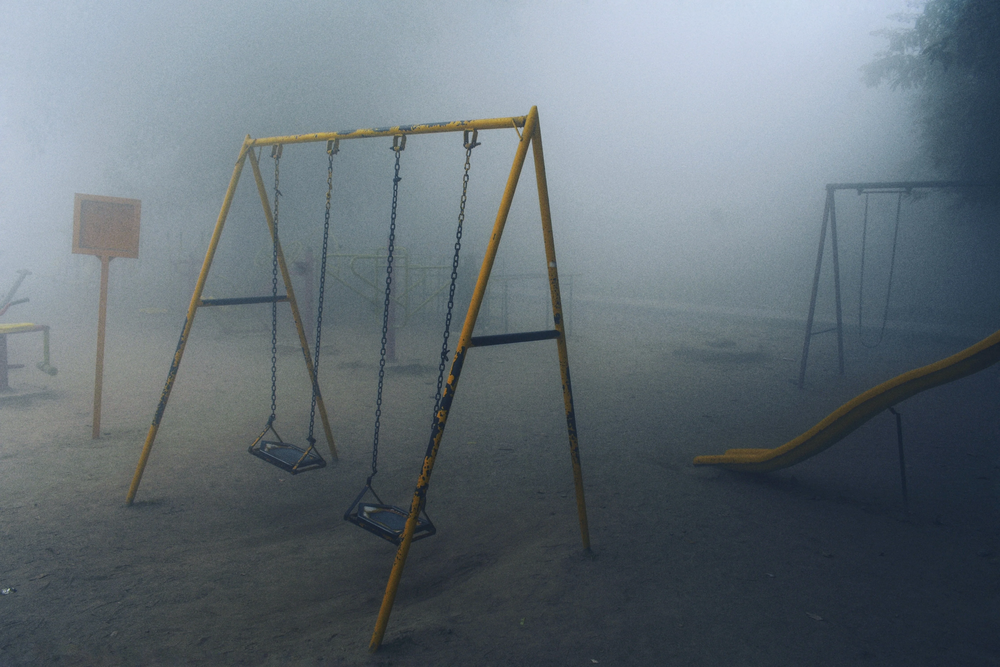
#> input picture P3/Dehazing/Image Dehazing test/Dehaze_Samples/Playground.png, 1000 x 667 px, shrunk from 4496 x 3000 before the run, found by its file name
$ python 'Image Dehazer.py'
#> lines starting #> are read from the running program, lines starting #| are printed output that depends on the picture
import cv2 as cv
import numpy as np

def dark_channel(image, size=15):
    """Compute the dark channel prior of the image."""
    min_channel = np.amin(image, axis=2)
    kernel = cv.getStructuringElement(cv.MORPH_RECT, (size, size))
    dark_channel = cv.erode(min_channel, kernel)
    return dark_channel

def atmospheric_light(image, dark_channel):
    """Estimate the atmospheric light in the image."""
    h, w = image.shape[:2]
    num_pixels = h * w
    num_brightest = int(max(num_pixels * 0.001, 1))

    dark_vec = dark_channel.ravel()
    image_vec = image.reshape(num_pixels, 3)

    indices = np.argsort(dark_vec)[-num_brightest:]
    brightest_pixels = image_vec[indices]

    A = np.mean(brightest_pixels, axis=0)
    return A

def transmission_map(image, A, omega=0.95, size=15):
    """Estimate the transmission map."""
    norm_image = image / A
    dark_channel_norm = dark_channel(norm_image, size)
    transmission = 1 - omega * dark_channel_norm
    return transmission

def recover_image(image, transmission, A, t0=0.1):
    """Recover the scene radiance."""
    transmission = np.maximum(transmission, t0)
    J = (image - A) / transmission[:, :, np.newaxis] + A
    J = np.clip(J, 0, 1)
    return J

def dehaze(image_path):
    """Main function to dehaze an image."""
    image = cv.imread(image_path) / 255.0

    # Split the image into R, G, B channels
    b_channel, g_channel, r_channel = cv.split(image)
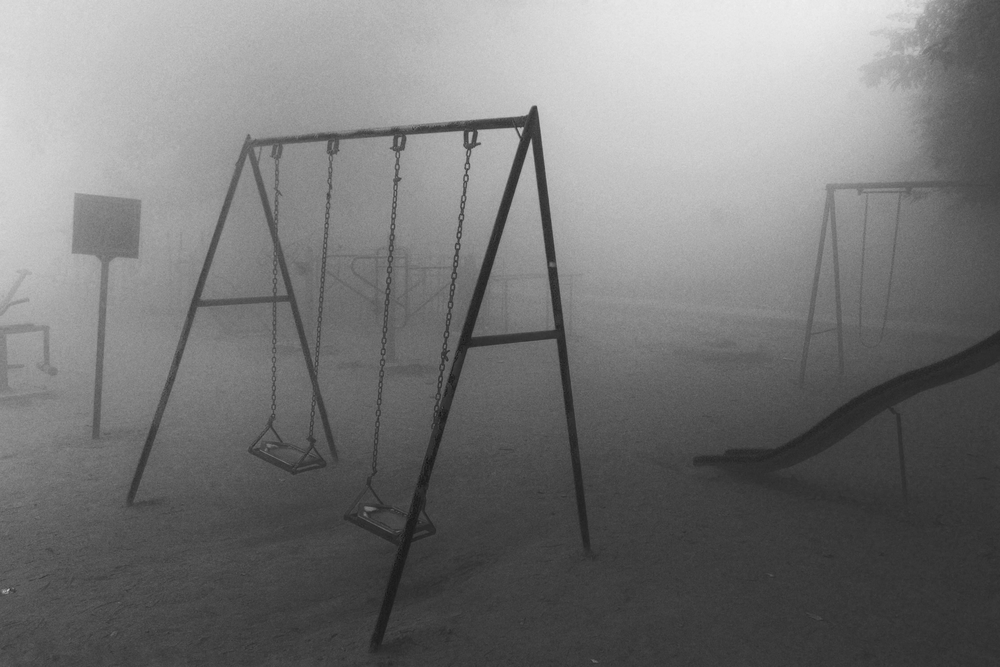
#> b_channel: shape (667, 1000) float64; min 0.0784, max 0.937, mean 0.463
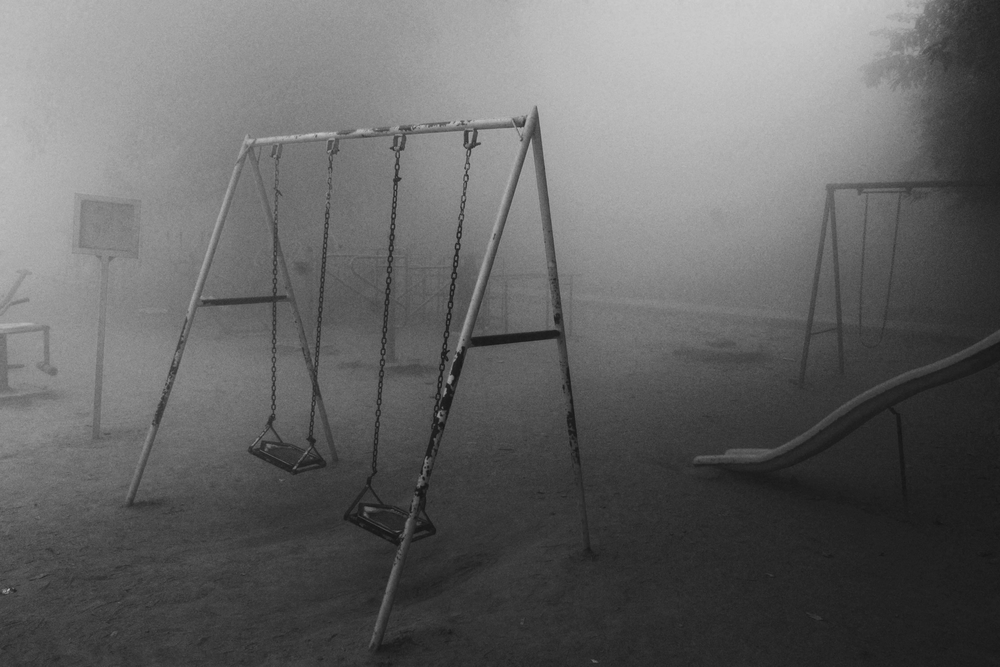
#> r_channel: shape (667, 1000) float64; min 0.0824, max 0.808, mean 0.394

    # Apply dehazing functions on each channel
    dark_r = dark_channel(r_channel)
    dark_g = dark_channel(g_channel)
    dark_b = dark_channel(b_channel)

    A_r = atmospheric_light(r_channel, dark_r)
    A_g = atmospheric_light(g_channel, dark_g)
    A_b = atmospheric_light(b_channel, dark_b)

    transmission_r = transmission_map(r_channel, A_r)
    transmission_g = transmission_map(g_channel, A_g)
    transmission_b = transmission_map(b_channel, A_b)

    dehazed_r = recover_image(r_channel, transmission_r, A_r)
    dehazed_g = recover_image(g_channel, transmission_g, A_g)
    dehazed_b = recover_image(b_channel, transmission_b, A_b)

    # Merge the dehazed channels back into a single image
    dehazed_image = cv.merge((dehazed_b, dehazed_g, dehazed_r))

    return dehazed_image

hazy_image = 'Robotteknologi-3.-semester\P3\Dehazing\Image Dehazing test\Dehaze_Samples\Playground.png'
#> (the run stopped early here; a loop or call above may not have finished)

$ run again, with P3/Dehazing/Image Dehazing test/Dehaze_Samples/city.png copied over P3/Dehazing/Image Dehazing test/Dehaze_Samples/Playground.png
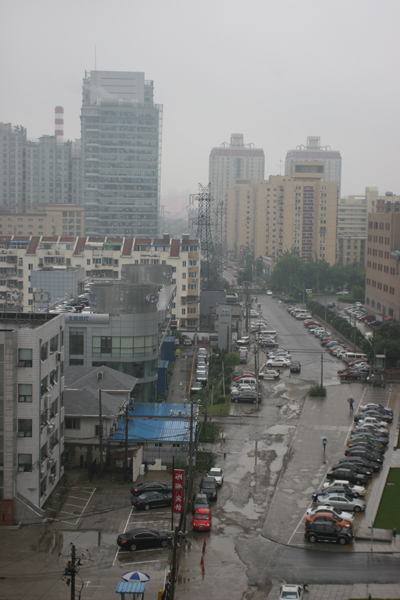
#> input picture P3/Dehazing/Image Dehazing test/Dehaze_Samples/city.png, 400 x 600 px, found by its file name
#> in dehaze, `b_channel, g_channel, r_channel = cv.split(image)`:
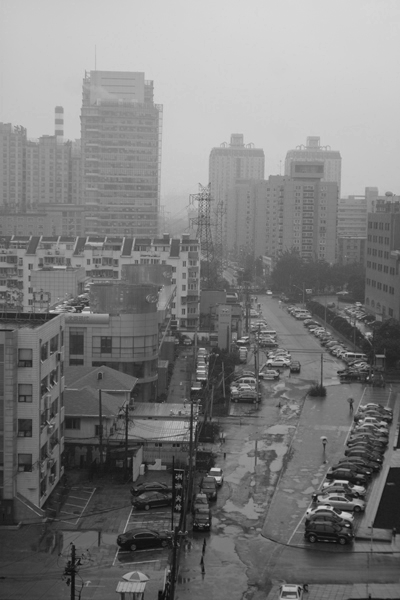
#> b_channel: shape (600, 400) float64; min 0.0235, max 0.851, mean 0.488
#> in dehaze, `b_channel, g_channel, r_channel = cv.split(image)`:
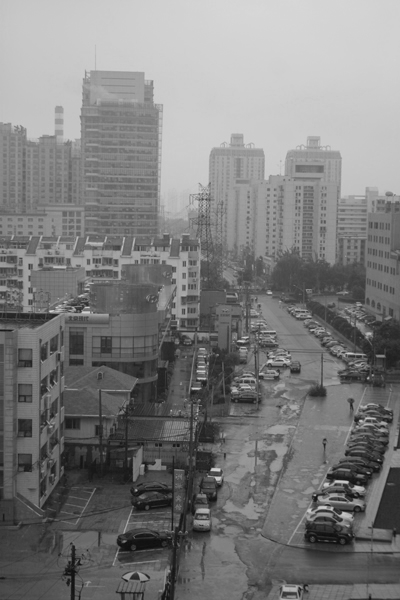
#> r_channel: shape (600, 400) float64; min 0.0549, max 0.851, mean 0.492

$ run again, with P3/Dehazing/Image Dehazing test/Dehaze_Samples/underwater2.png copied over P3/Dehazing/Image Dehazing test/Dehaze_Samples/Playground.png
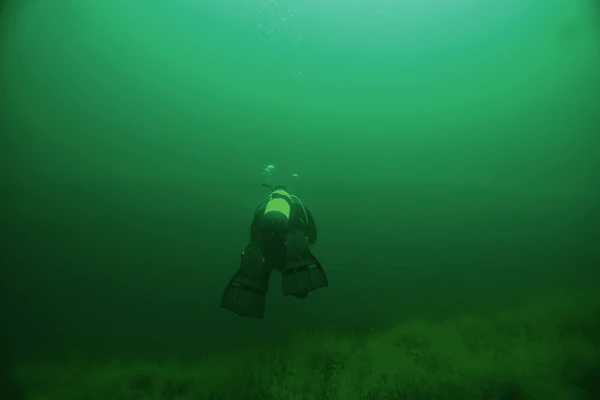
#> input picture P3/Dehazing/Image Dehazing test/Dehaze_Samples/underwater2.png, 600 x 400 px, found by its file name
#> in dehaze, `b_channel, g_channel, r_channel = cv.split(image)`:
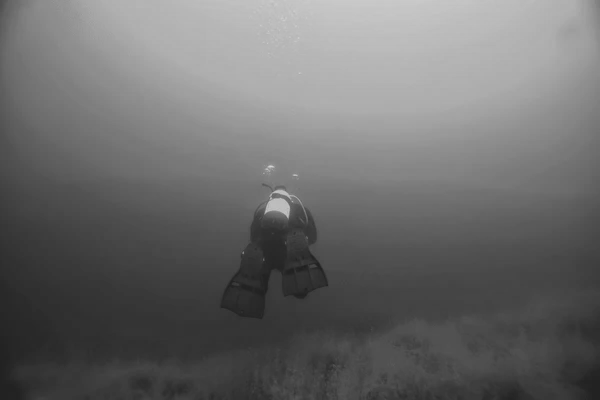
#> g_channel: shape (400, 600) float64; min 0.118, max 0.835, mean 0.421
#> in dehaze, `b_channel, g_channel, r_channel = cv.split(image)`:
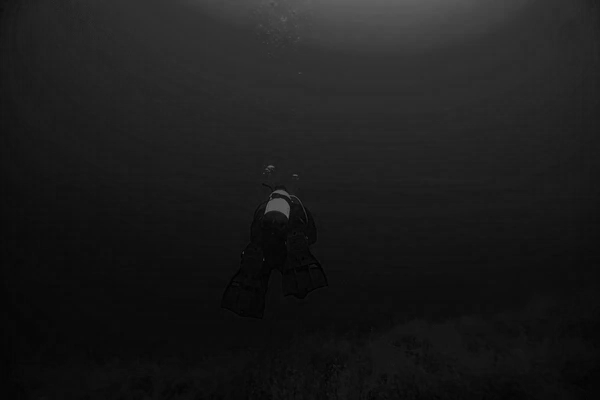
#> r_channel: shape (400, 600) float64; min 0, max 0.392, mean 0.106

$ run again, with P3/Dehazing/Image Dehazing test/Dehaze_Samples/forest.jpg saved as P3/Dehazing/Image Dehazing test/Dehaze_Samples/Playground.png
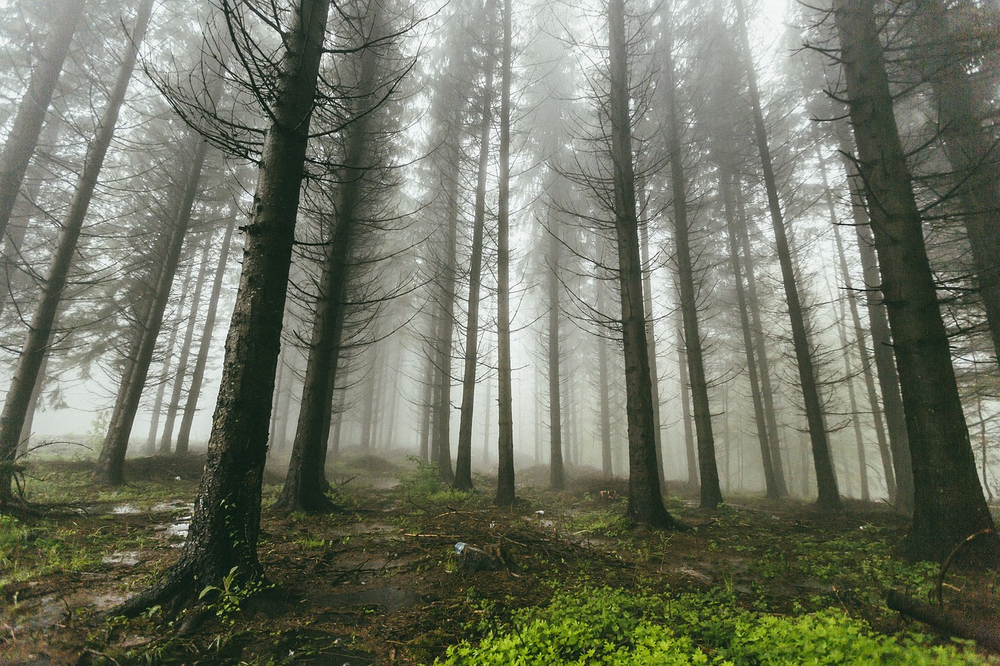
#> input picture P3/Dehazing/Image Dehazing test/Dehaze_Samples/forest.jpg, 1000 x 666 px, shrunk from 1280 x 853 before the run, found by its file name
#> in dehaze, `b_channel, g_channel, r_channel = cv.split(image)`:
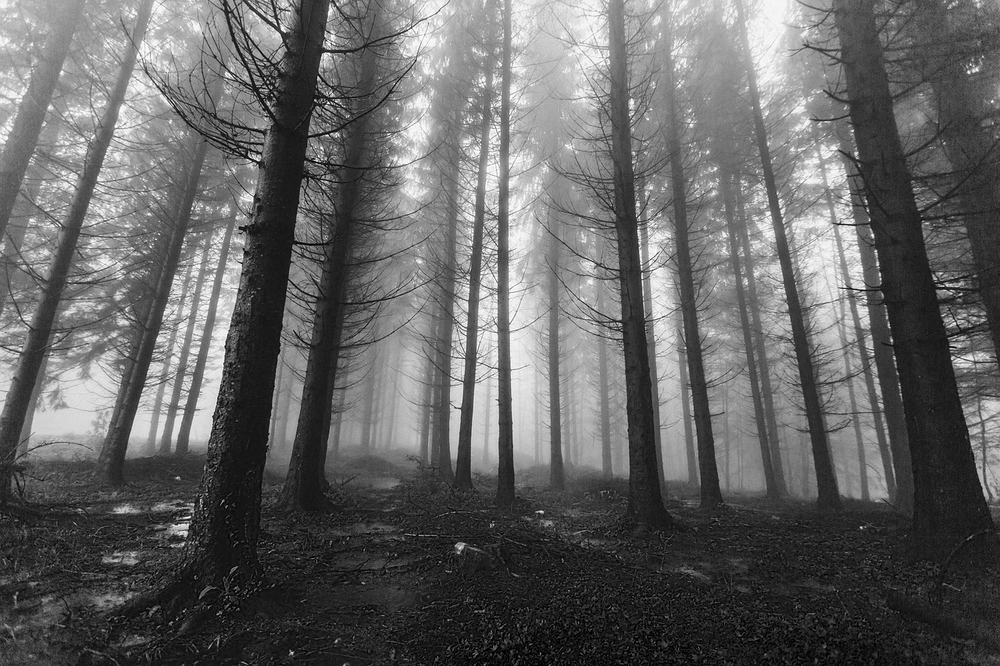
#> b_channel: shape (666, 1000) float64; min 0, max 1, mean 0.391
#> in dehaze, `b_channel, g_channel, r_channel = cv.split(image)`:
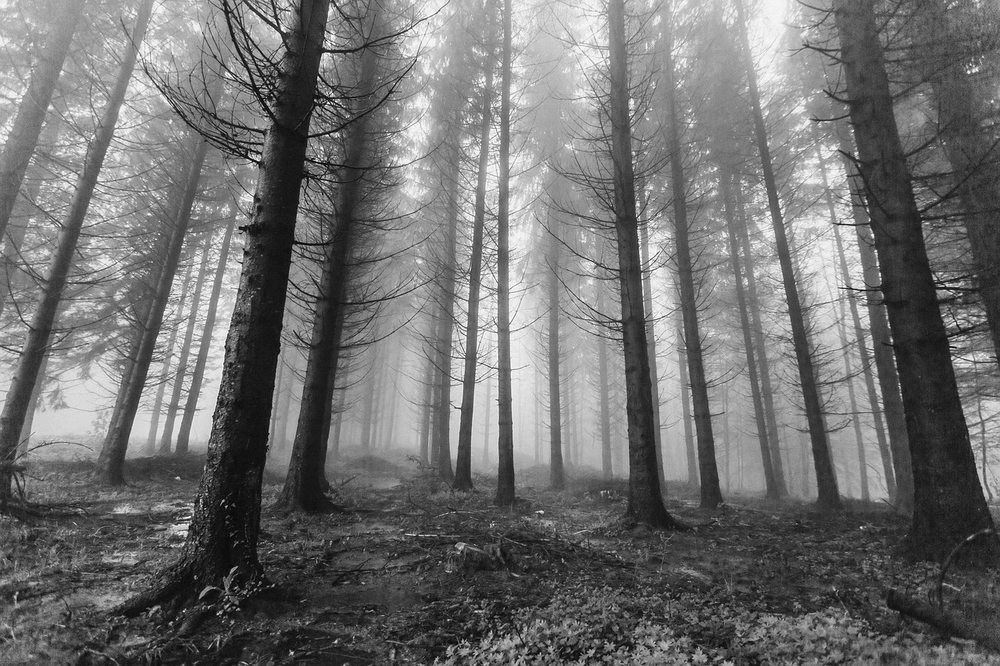
#> r_channel: shape (666, 1000) float64; min 0, max 1, mean 0.44
